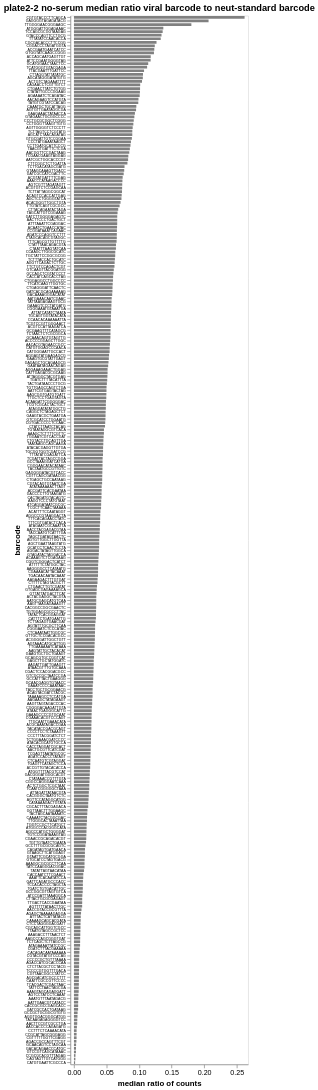

Notebook cell for this chart:
### Markdown cell above
Compute and plot the median ratio of viral barcode count to neut standard counts across no-serum samples.
If library composition is equal, all of these values should be similar:

### Code cell
median_no_serum_ratio = (
    no_serum_counts.assign(ratio=lambda x: x["count"] / x["neut_standard_count"])
    .groupby(["barcode", "strain"], as_index=False)
    .aggregate(median_no_serum_ratio=pd.NamedAgg("ratio", "median"))
)

strain_selection = alt.selection_point(fields=["strain"], on="mouseover", empty=False)

median_no_serum_ratio_chart = (
    alt.Chart(median_no_serum_ratio)
    .add_params(strain_selection)
    .encode(
        alt.X(
            "median_no_serum_ratio",
            title="median ratio of counts",
            scale=alt.Scale(nice=False, padding=5),
        ),
        alt.Y(
            "barcode",
            sort=alt.SortField("median_no_serum_ratio", order="descending"),
            axis=alt.Axis(labelFontSize=5),
        ),
        color=alt.condition(strain_selection, alt.value("orange"), alt.value("gray")),
        tooltip=[
            (
                alt.Tooltip(c, format=".3g")
                if median_no_serum_ratio[c].dtype == float
                else c
            )
            for c in median_no_serum_ratio.columns
        ],
    )
    .mark_bar(height={"band": 0.85})
    .properties(
        height=alt.Step(5),
        width=250,
        title=f"{plate} no-serum median ratio viral barcode to neut-standard barcode",
    )
    .configure_axis(grid=False)
    .configure_legend(titleLimit=1000)
)

display(median_no_serum_ratio_chart)

### Figure 1 — Vega-Lite specification as saved in the notebook (floating-point values rounded to 4 significant figures; data arrays with more than 128 entries replaced by an {"elided": "..."} marker saying what was removed)
{"config": {"view": {"continuousWidth": 300, "continuousHeight": 300}, "axis": {"grid": false}, "legend": {"titleLimit": 1000}}, "data": {"name": "data-9de9c59d4af3bb92e2494c42061611a9"}, "mark": {"type": "bar", "height": {"band": 0.85}}, "encoding": {"color": {"condition": {"param": "param_25", "value": "orange", "empty": false}, "value": "gray"}, "tooltip": [{"field": "barcode", "type": "nominal"}, {"field": "strain", "type": "nominal"}, {"field": "median_no_serum_ratio", "format": ".3g", "type": "quantitative"}], "x": {"field": "median_no_serum_ratio", "scale": {"nice": false, "padding": 5}, "title": "median ratio of counts", "type": "quantitative"}, "y": {"axis": {"labelFontSize": 5}, "field": "barcode", "sort": {"field": "median_no_serum_ratio", "order": "descending"}, "type": "nominal"}}, "height": {"step": 5}, "params": [{"name": "param_25", "select": {"type": "point", "fields": ["strain"], "on": "mouseover"}}], "title": "plate2-2 no-serum median ratio viral barcode to neut-standard barcode", "width": 250, "$schema": "https://vega.github.io/schema/vega-lite/v5.20.1.json", "datasets": {"data-9de9c59d4af3bb92e2494c42061611a9": {"elided": "295 records"}}}
